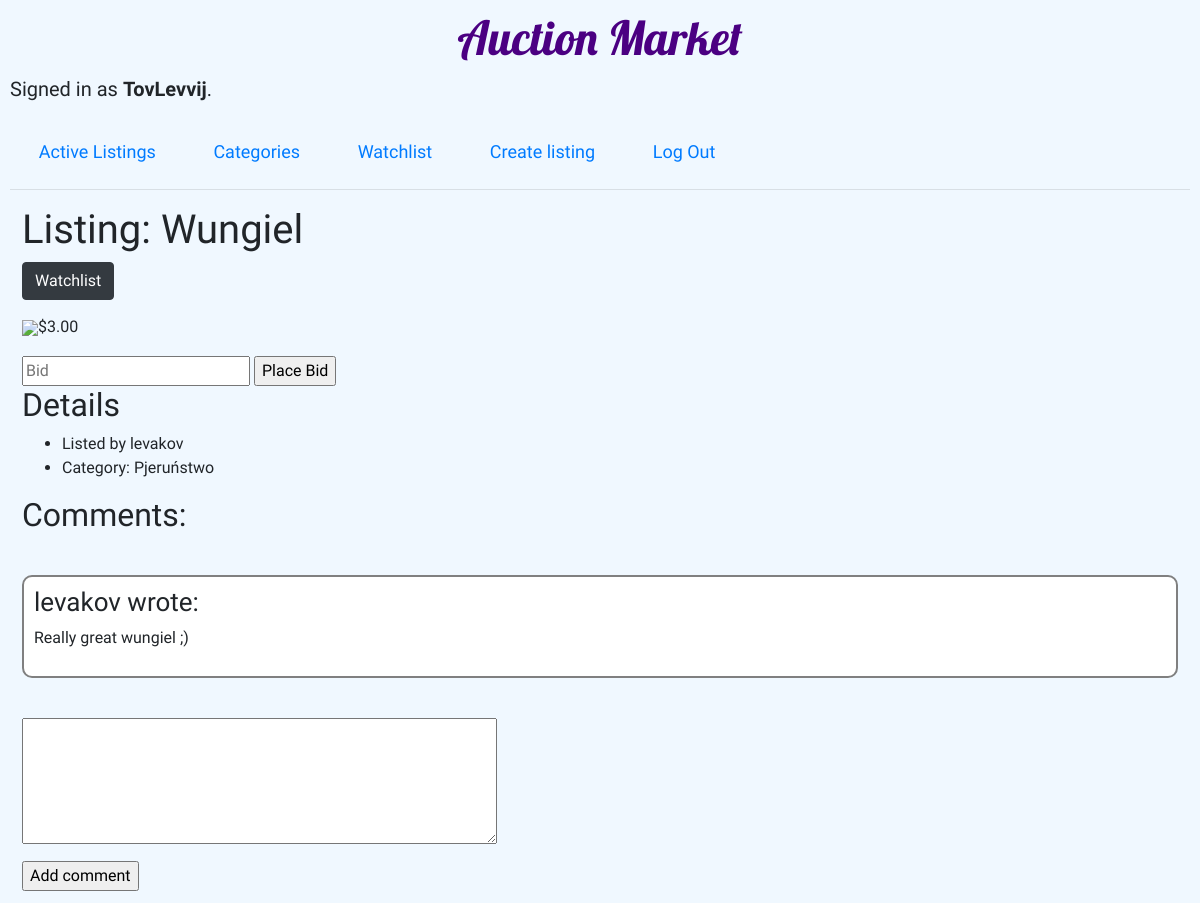
The app's page /listings/5 (signed in) with its own data.
### auctions/models.py (models this page shows, shortened)
class User(AbstractUser):
    pass

class Auctions(models.Model):
    name = models.CharField(max_length=64)
    category = models.CharField(max_length=32)
    photo = models.URLField()
    listed_by = models.ForeignKey(User, on_delete=models.CASCADE, related_name="listed")

class Comments(models.Model):
    auction_id = models.ForeignKey(Auctions, on_delete=models.CASCADE, related_name="auction_comments")
    user_id = models.ForeignKey(User, on_delete=models.CASCADE, related_name="user_comments")
    comment = models.CharField(max_length=1024)

### auctions/views.py (the view)
# urls.py: path("listings/<int:id>", views.listing, name="listing"),
def listing(request, id, alert=None):
    auction = Auctions.objects.get(id=id)
    auction.price = utils.get_actual_price(auction)
    user_name = request.user.username
    logged_user = User.objects.get(username=user_name)
    if request.method == "POST":
        if 'bid' in request.POST:
            bid = utils.get_number(request.POST["bid"])
            if bid is None:
                alert = "Error: Your bid must be a number"
                is_bid_correct = False
            else:
                is_bid_correct = True
            if is_bid_correct and auction.price >= bid:
                alert = "Error: Your bid must be bigger than actual price"
                is_bid_correct = False
            if is_bid_correct is False:
                return HttpResponseRedirect(reverse("listing", args=(id , alert)))
            else:
                new_bid = Bids(auction_id=auction, user_id=logged_user, price=bid)
                new_bid.save()
                alert= "Added new bid"
                return HttpResponseRedirect(reverse("listing", args=(id , alert)))
        elif 'comment' in request.POST:
            new_comment = request.POST["comment"]
            print(new_comment)
            comment = Comments(auction_id=auction, user_id=logged_user, comment=new_comment)
            comment.save()
            return HttpResponseRedirect(reverse("listing", args=(id, )))
        else:
            auction.delete()
            return HttpResponseRedirect(reverse("index"))
    else:
        if str(auction.listed_by) == user_name:
            my_auction = True
        else:
            my_auction = False
        auction.price = format(auction.price, '.2f')
        comments = Comments.objects.filter(auction_id=auction)
        return render(request, "auctions/listing.html",{
            "auction": auction,
            "alert": alert,
            "my_auction": my_auction,
            "comments": comments
        })

### auctions/utils.py (called while the page is built)
def get_actual_price(auction):
    bids = auction.auction_bids.all()
    max_bid = bids.order_by('-price').first()
    price = round(max_bid.price, 2)
    return price

### auctions/templates/auctions/listing.html (shortened to what this page needs)
{% extends "auctions/layout.html" %}
{% block body %}
    <div class="listing-box">
        <h1>Listing: {{auction.name }}</h1>
        {% if user.is_authenticated %}
            <form action="{% url 'watchlist'%}" method="post">
                <input class="btn btn-dark" type="submit" value="Watchlist">
            </form>
        {% endif %}
        <img id="listing-photo" src={{ auction.photo }} >
        <h2>${{ auction.price }}</h2>
        {% if user.is_authenticated %}
            <form action="{% url 'listing' auction.id %}" method="post">
                <input type="text" name="bid" placeholder="Bid">
                <input type="submit" value="Place Bid">
            </form>
        {% endif %}
        <h2>Details</h2>
        <ul>
            <li>Listed by {{ auction.listed_by}}</li>
            <li>Category: {{ auction.category}}</li>
        </ul>
        <h2>Comments:</h2>
        {% for comment in comments %}
            <div class="comment-box">
                <h2>{{ comment.user_id }} wrote:</h2>
                <p>{{ comment.comment }}</p>
            </div>
        {% endfor %}
        <form action="{% url 'listing' auction.id %}" method="post">
            <textarea name="comment" rows="5" cols="50"></textarea>
            <input id="add-comment" type="submit" value="Add comment">
        </form>
    </div>
{% endblock %}

### auctions/templates/auctions/layout.html (shortened to what this page needs)
{% load static %}
<!DOCTYPE html>
<html lang="en">
    <head>
        <link rel="stylesheet" href="https://stackpath.bootstrapcdn.com/bootstrap/4.4.1/css/bootstrap.min.css">
        <link href="{% static 'auctions/styles.css' %}" rel="stylesheet">
    </head>
    <body>
        <header>
            <h1>Auction Market</h1>
            <div class="user-info">
                {% if user.is_authenticated %}
                    Signed in as <strong>{{ user.username }}</strong>.
                {% else %}
                    Not signed in.
                {% endif %}
            </div>
        </header>
        <ul class="nav">
            <li class="nav-item">
                <a class="nav-link" href="{% url 'index' %}">Active Listings</a>
            </li>
            <li class="nav-item">
                <a class="nav-link" href="{% url 'categories' %}">Categories</a>
            </li>
            {% if user.is_authenticated %}
                <li class="nav-item">
                    <a class="nav-link" href="{% url 'watchlist' %}">Watchlist</a>
                </li>
                <li class="nav-item">
                    <a class="nav-link" href="{% url 'create' %}">Create listing</a>
                </li>
                <li class="nav-item">
                    <a class="nav-link" href="{% url 'logout' %}">Log Out</a>
                </li>
            {% endif %}
        </ul>
        <hr>
        {% block body %}
        {% endblock %}
    </body>
</html>

### auctions/static/auctions/styles.css (style rules this page uses)
body { padding: 10px; font-family: 'Baloo Tamma 2', cursive; background-color: aliceblue; }
header { height: 15vh; min-height: 100px; }
header h1 { font-family: 'Lobster', cursive; text-align: center; color: indigo; font-size: 47px; }
.user-info { font-size: 20px; }
img { max-height: 450px; }
.nav-link { font-size: 18px; padding: 0.5rem 1.8rem; }
.listing-box { min-width: 410px; margin: 0.2vh 1vw; }
#listing-photo { padding: 20px 0; }
.comment-box { margin: 40px 0; padding: 10px 10px; position: relative; border: 2px solid grey; border-radius: 10px; background-color: white; }
.comment-box h2 { font-size: 26px }
.comment-box p { font-size: 16px }
#add-comment { display: block; margin-top: 10px; }

### records on screen
User: username "TovLevvij"
Auctions: name "Wungiel", price "3.00", listed_by "levakov", category "Pjeruństwo"
Comments: user_id "levakov", comment "Really great wungiel ;)"
